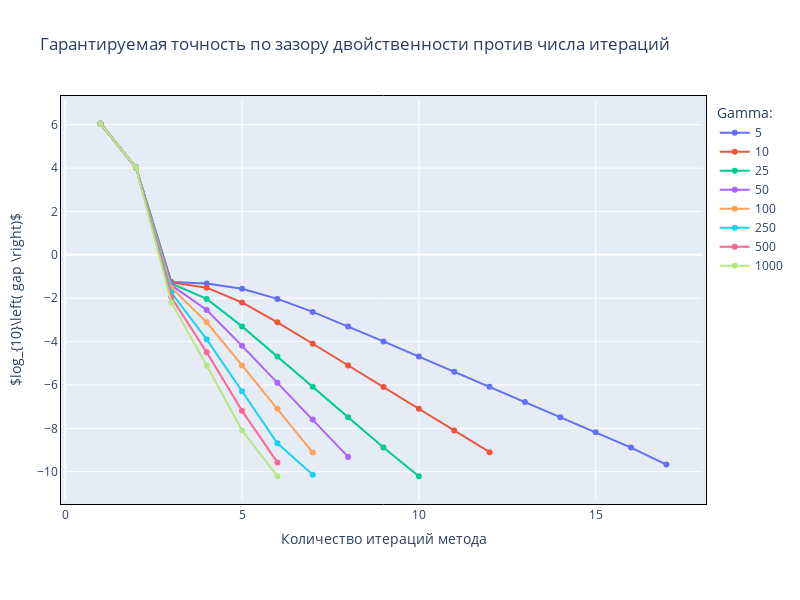

The notebook cell saved with this chart:
### Code cell
layout = go.Layout(
    autosize=False,
    width=800,
    height=600,
    xaxis=go.layout.XAxis(linecolor="black", linewidth=1, mirror=True),
    yaxis=go.layout.YAxis(linecolor="black", linewidth=1, mirror=True),
    margin=go.layout.Margin(l=50, r=50, b=100, t=100, pad=4),
    title = "Гарантируемая точность по зазору двойственности против числа итераций",
    xaxis_title="Количество итераций метода",
    yaxis_title=r'$log_{10}\left( gap \right)$'
)

fig = go.Figure(layout=layout)


def plot_line_1(fig, gap, sec, iters, gamma_i):
    fig.add_trace(go.Scatter(x=np.arange(1, iters+1), y=gap,
                            mode='lines+markers',
                            name=str(gamma_i),
                            showlegend=True))
    fig.update_layout(legend={"title":"Gamma:"})


for gamma_i, dct in dict_gaps.items():
    gap = np.array(dct['gap'])

    sec = np.array(dct['sec'])
    iters = dct['iters']
    plot_line_1(fig, np.log10(gap), sec, iters, gamma_i)
fig.show()

### Figure 1 — Plotly figure (JSON) as saved in the notebook; plotly's stock layout.template omitted (floating-point values rounded to 4 significant figures)
{"data": [{"mode": "lines+markers", "name": "5", "showlegend": true, "x": [1, 2, 3, 4, 5, 6, 7, 8, 9, 10, 11, 12, 13, 14, 15, 16, 17], "y": [6.046, 4.027, -1.253, -1.316, -1.561, -2.03, -2.629, -3.298, -3.991, -4.689, -5.388, -6.087, -6.786, -7.484, -8.18, -8.886, -9.668], "type": "scatter"}, {"mode": "lines+markers", "name": "10", "showlegend": true, "x": [1, 2, 3, 4, 5, 6, 7, 8, 9, 10, 11, 12], "y": [6.046, 4.027, -1.268, -1.512, -2.195, -3.109, -4.098, -5.097, -6.097, -7.097, -8.098, -9.099], "type": "scatter"}, {"mode": "lines+markers", "name": "25", "showlegend": true, "x": [1, 2, 3, 4, 5, 6, 7, 8, 9, 10], "y": [6.046, 4.027, -1.316, -2.03, -3.298, -4.689, -6.087, -7.485, -8.88, -10.21], "type": "scatter"}, {"mode": "lines+markers", "name": "50", "showlegend": true, "x": [1, 2, 3, 4, 5, 6, 7, 8], "y": [6.046, 4.027, -1.391, -2.541, -4.195, -5.893, -7.592, -9.315], "type": "scatter"}, {"mode": "lines+markers", "name": "100", "showlegend": true, "x": [1, 2, 3, 4, 5, 6, 7], "y": [6.046, 4.027, -1.512, -3.109, -5.097, -7.097, -9.115], "type": "scatter"}, {"mode": "lines+markers", "name": "250", "showlegend": true, "x": [1, 2, 3, 4, 5, 6, 7], "y": [6.046, 4.027, -1.74, -3.895, -6.291, -8.693, -10.14], "type": "scatter"}, {"mode": "lines+markers", "name": "500", "showlegend": true, "x": [1, 2, 3, 4, 5, 6], "y": [6.046, 4.027, -1.955, -4.495, -7.194, -9.57], "type": "scatter"}, {"mode": "lines+markers", "name": "1000", "showlegend": true, "x": [1, 2, 3, 4, 5, 6], "y": [6.046, 4.027, -2.195, -5.097, -8.1, -10.21], "type": "scatter"}], "layout": {"autosize": false, "height": 600, "margin": {"b": 100, "l": 50, "pad": 4, "r": 50, "t": 100}, "title": {"text": "Гарантируемая точность по зазору двойственности против числа итераций"}, "width": 800, "xaxis": {"linecolor": "black", "linewidth": 1, "mirror": true, "title": {"text": "Количество итераций метода"}}, "yaxis": {"linecolor": "black", "linewidth": 1, "mirror": true, "title": {"text": "$log_{10}\\left( gap \\right)$"}}, "legend": {"title": {"text": "Gamma:"}}}}
